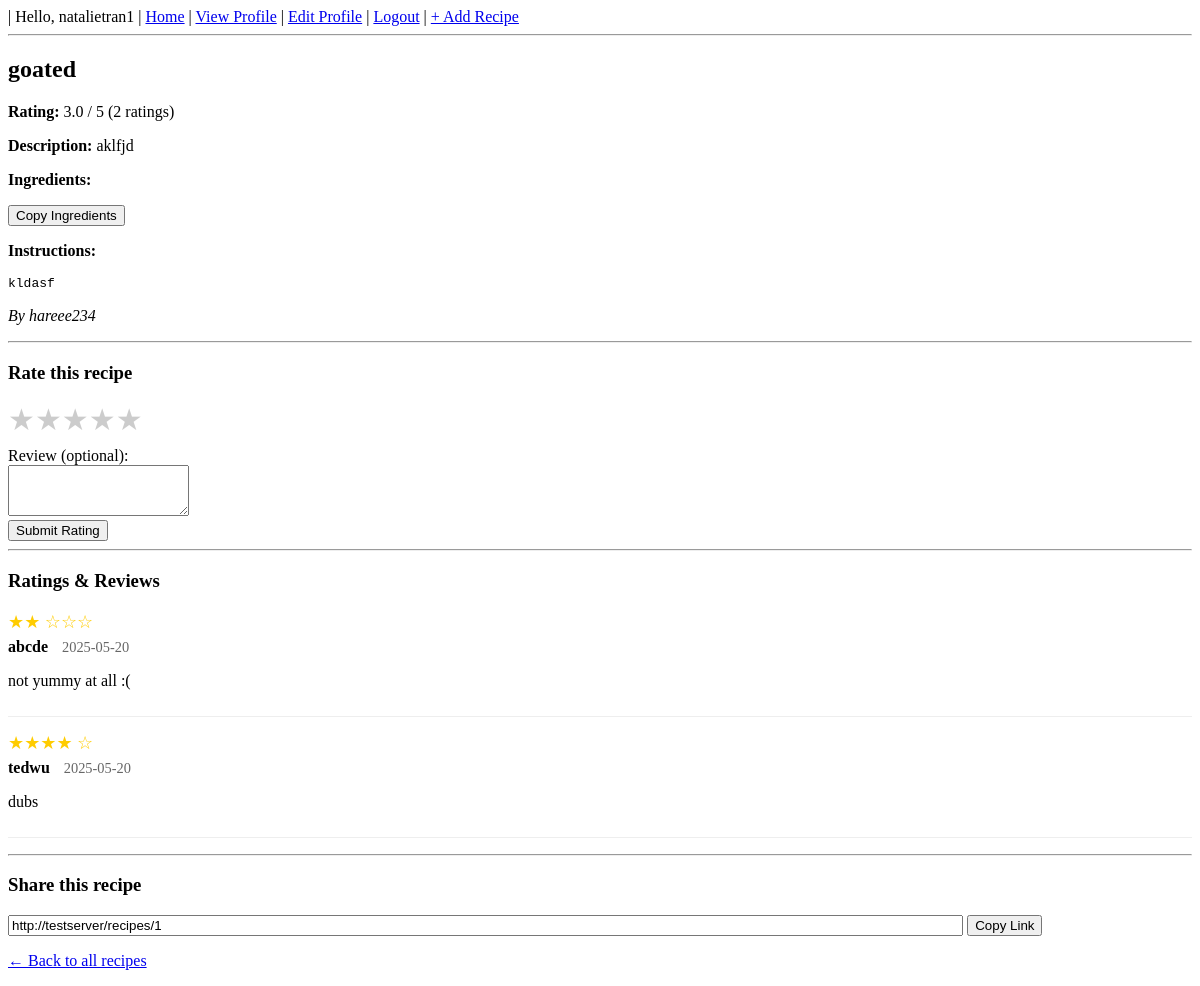
Screenshot of /recipes/1 (signed in) with the database file from the repository.
### app/models.py (models this page shows)
class User(UserMixin, db.Model):
    id = db.Column(db.Integer, primary_key=True)
    username = db.Column(db.String(100), unique=True, nullable=False)
    email = db.Column(db.String(120), unique=True, nullable=False)
    password = db.Column(db.String(200), nullable=False)
    recipes = db.relationship('Recipe', backref='author', lazy=True)
    ratings = db.relationship('Rating', backref='user', lazy=True)

class Recipe(db.Model):
    id = db.Column(db.Integer, primary_key=True)
    title = db.Column(db.String(200), nullable=False)
    description = db.Column(db.Text, nullable=False)
    ingredients = db.Column(db.Text, nullable=False)
    instructions = db.Column(db.Text, nullable=False)
    created_at = db.Column(db.DateTime(timezone=True), server_default=func.now())
    user_id = db.Column(db.Integer, db.ForeignKey('user.id'), nullable=False)
    ratings = db.relationship('Rating', backref='recipe', lazy=True, cascade="all, delete-orphan")
    def avg_rating(self):
        if not self.ratings:
            return 0
        return round(sum(r.value for r in self.ratings) / len(self.ratings), 1)

class Rating(db.Model):
    id = db.Column(db.Integer, primary_key=True)
    value = db.Column(db.Integer, nullable=False)  # 1-5 stars
    comment = db.Column(db.Text, nullable=True)    # Optional review text
    created_at = db.Column(db.DateTime(timezone=True), server_default=func.now())
    recipe_id = db.Column(db.Integer, db.ForeignKey('recipe.id'), nullable=False)
    user_id = db.Column(db.Integer, db.ForeignKey('user.id'), nullable=False)
    __table_args__ = (db.UniqueConstraint('recipe_id', 'user_id', name='_recipe_user_rating_uc'),)

### app/routes.py (the view)
@app.route('/recipes/<int:recipe_id>')
def view_recipe(recipe_id):
    user = get_current_user()
    recipe = Recipe.query.get_or_404(recipe_id)
    user_rating = None
    if user:
        user_rating = Rating.query.filter_by(
            recipe_id=recipe_id,
            user_id=user.id
        ).first()
    return render_template(
        'view_recipe.html',
        recipe=recipe,
        user=user,
        user_rating=user_rating
    )

### app/routes.py (called while the page is built)
def get_current_user():
    uid = session.get("user_id")
    return User.query.get(uid) if uid else None

### app/templates/view_recipe.html (shortened to what this page needs)
{% extends "base.html" %}
{% block content %}
  <h2>{{ recipe.title }}</h2>
  <div class="rating-display">
    <p>
      <strong>Rating:</strong>
      {% if recipe.ratings %}
        {{ recipe.avg_rating() }} / 5 ({{ recipe.ratings|length }} rating{% if recipe.ratings|length != 1 %}s{% endif %})
      {% else %}
        No ratings yet
      {% endif %}
    </p>
  </div>
  <p><strong>Description:</strong> {{ recipe.description }}</p>
  <p><strong>Ingredients:</strong></p>
  <button type="button" onclick="copyIngredients()">Copy Ingredients</button>
  <p><strong>Instructions:</strong></p>
  <pre>{{ recipe.instructions }}</pre>
  <p><em>By {{ recipe.author.username }}</em></p>
  <hr>
{% if user %}
  <h3>Rate this recipe</h3>
  <form method="POST" action="{{ url_for('rate_recipe', recipe_id=recipe.id) }}">
    <div class="star-rating">
      <label for="star5">★</label>
      <label for="star4">★</label>
      <label for="star3">★</label>
      <label for="star2">★</label>
      <label for="star1">★</label>
    </div>
    <div>
      <label for="comment">Review (optional):</label><br>
      <textarea id="comment" name="comment" rows="3">{{ user_rating.comment if user_rating else '' }}</textarea>
    </div>
    <button type="submit">{% if user_rating %}Update{% else %}Submit{% endif %} Rating</button>
  </form>
{% else %}
  <p><a href="{{ url_for('login') }}">Log in</a> to rate this recipe.</p>
{% endif %}
  <hr>
  <h3>Ratings & Reviews</h3>
  {% if recipe.ratings %}
    <ul class="reviews-list">
      {% for rating in recipe.ratings %}
        <li>
          <div class="review">
            <div class="stars">
              {% for i in range(rating.value) %}★{% endfor %}
              {% for i in range(5 - rating.value) %}☆{% endfor %}
            </div>
            <div class="reviewer">
              <strong>{{ rating.user.username }}</strong>
              <span class="date">{{ rating.created_at.strftime('%Y-%m-%d') }}</span>
            </div>
            {% if rating.comment %}
              <p class="comment">{{ rating.comment }}</p>
            {% endif %}
          </div>
        </li>
      {% endfor %}
    </ul>
  {% else %}
    <p>No ratings or reviews yet. Be the first to rate this recipe!</p>
  {% endif %}
  <hr>
  <h3>Share this recipe</h3>
  <div>
    <input type="text" id="share-link" value="{{ request.url }}" readonly style="width:80%">
    <button type="button" onclick="copyLink()">Copy Link</button>
  </div>
  <p><a href="{{ url_for('recipes') }}">&larr; Back to all recipes</a></p>
{% endblock %}

### app/templates/base.html (shortened to what this page needs)
<!DOCTYPE html>
<html lang="en">
<head>
</head>
<body>
  <nav>
    {% if user %}
      | Hello, {{ user.username }}
      | <a href="{{ url_for('home') }}">Home</a>
      | <a href="{{ url_for('profile') }}">View Profile</a>
      | <a href="{{ url_for('edit_profile') }}">Edit Profile</a>
      | <a href="{{ url_for('logout') }}">Logout</a>
      | <a href="{{ url_for('add_recipe') }}">+ Add Recipe</a>
    {% else %}
      | <a href="{{ url_for('login') }}">Login</a>
      | <a href="{{ url_for('register') }}">Register</a>
    {% endif %}
  </nav>
  <hr>
  {% block content %}{% endblock %}
</body>
</html>

### app/templates/view_recipe.html (style rules this page uses)
.star-rating { display: flex; flex-direction: row-reverse; justify-content: flex-end; margin-bottom: 10px; }
.star-rating label { font-size: 30px; color: #ccc; cursor: pointer; }
.reviews-list { list-style-type: none; padding: 0; }
.review { margin-bottom: 15px; border-bottom: 1px solid #eee; padding-bottom: 10px; }
.stars { color: #ffcc00; font-size: 18px; }
.reviewer { margin: 5px 0; }
.date { color: #666; font-size: 0.9em; margin-left: 10px; }

### rows the page displays
User: username "natalietran1"
Recipe: title "goated", description "aklfjd", instructions "kldasf"
Rating: avg_rating "3.0", user.username "abcde", created_at "2025-05-20", comment "not yummy at all :("
User: author.username "hareee234"
Rating: user.username "tedwu", created_at "2025-05-20", comment "dubs"

### other values shown
{{ recipe.ratings|length }} "2"
